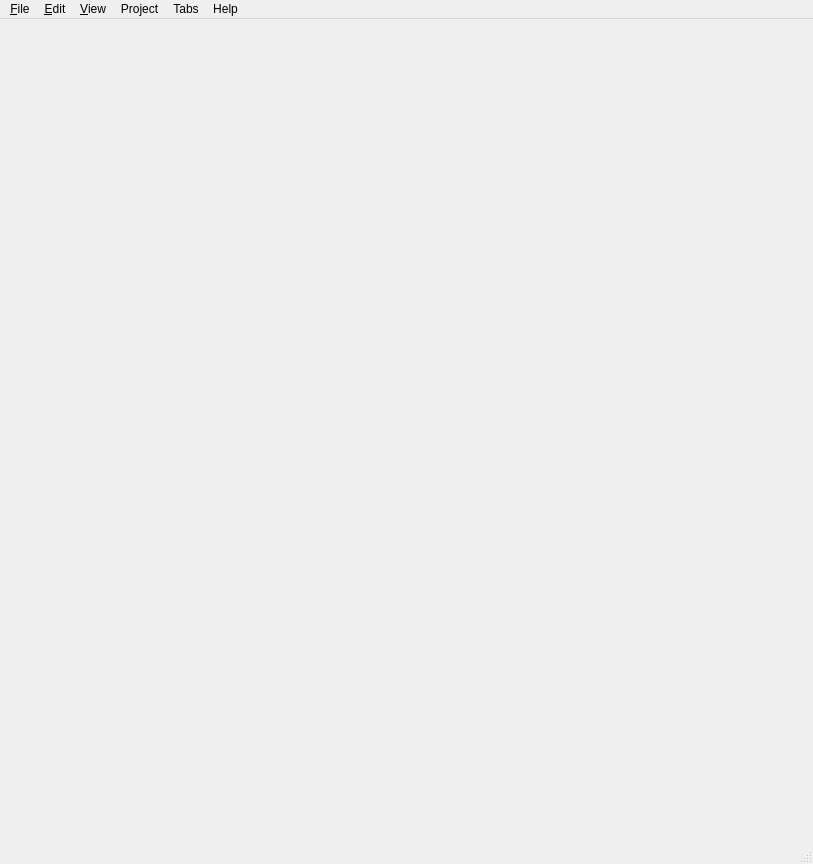
<?xml version="1.0" encoding="UTF-8"?>
<ui version="4.0">
 <class>MainWindow</class>
 <widget class="QMainWindow" name="MainWindow">
  <property name="geometry">
   <rect>
    <x>0</x>
    <y>0</y>
    <width>813</width>
    <height>864</height>
   </rect>
  </property>
  <property name="sizePolicy">
   <sizepolicy hsizetype="Ignored" vsizetype="Ignored">
    <horstretch>0</horstretch>
    <verstretch>0</verstretch>
   </sizepolicy>
  </property>
  <property name="minimumSize">
   <size>
    <width>800</width>
    <height>600</height>
   </size>
  </property>
  <property name="acceptDrops">
   <bool>false</bool>
  </property>
  <property name="windowTitle">
   <string>CEGUI Unified Editor</string>
  </property>
  <property name="windowIcon">
   <iconset resource="../data/Resources.qrc">
    <normaloff>:/icons/ceed.png</normaloff>:/icons/ceed.png</iconset>
  </property>
  <property name="windowOpacity">
   <double>1.000000000000000</double>
  </property>
  <property name="documentMode">
   <bool>true</bool>
  </property>
  <property name="dockNestingEnabled">
   <bool>false</bool>
  </property>
  <property name="unifiedTitleAndToolBarOnMac">
   <bool>false</bool>
  </property>
  <widget class="QWidget" name="centralwidget">
   <property name="sizePolicy">
    <sizepolicy hsizetype="Expanding" vsizetype="Expanding">
     <horstretch>0</horstretch>
     <verstretch>0</verstretch>
    </sizepolicy>
   </property>
   <layout class="QVBoxLayout" name="verticalLayout_3">
    <item>
     <widget class="QTabWidget" name="tabs">
      <property name="tabPosition">
       <enum>QTabWidget::North</enum>
      </property>
      <property name="tabShape">
       <enum>QTabWidget::Rounded</enum>
      </property>
      <property name="currentIndex">
       <number>-1</number>
      </property>
      <property name="iconSize">
       <size>
        <width>16</width>
        <height>16</height>
       </size>
      </property>
      <property name="usesScrollButtons">
       <bool>true</bool>
      </property>
      <property name="documentMode">
       <bool>true</bool>
      </property>
      <property name="tabsClosable">
       <bool>true</bool>
      </property>
      <property name="movable">
       <bool>true</bool>
      </property>
     </widget>
    </item>
   </layout>
  </widget>
  <widget class="QMenuBar" name="menubar">
   <property name="geometry">
    <rect>
     <x>0</x>
     <y>0</y>
     <width>813</width>
     <height>21</height>
    </rect>
   </property>
   <widget class="QMenu" name="menu_File">
    <property name="title">
     <string>&amp;File</string>
    </property>
    <widget class="QMenu" name="menu_New">
     <property name="title">
      <string>&amp;New</string>
     </property>
     <property name="icon">
      <iconset resource="../data/Resources.qrc">
       <normaloff>:/icons/actions/new_file.png</normaloff>:/icons/actions/new_file.png</iconset>
     </property>
     <addaction name="actionNewLayout"/>
     <addaction name="actionNewImageset"/>
     <addaction name="actionNewOtherFile"/>
     <addaction name="separator"/>
     <addaction name="actionNewProject"/>
    </widget>
    <addaction name="menu_New"/>
    <addaction name="actionOpenFile"/>
    <addaction name="actionOpenProject"/>
    <addaction name="separator"/>
    <addaction name="actionCloseTab"/>
    <addaction name="actionCloseProject"/>
    <addaction name="separator"/>
    <addaction name="actionSave"/>
    <addaction name="actionSaveAs"/>
    <addaction name="actionSaveAll"/>
    <addaction name="actionSaveProject"/>
    <addaction name="separator"/>
    <addaction name="actionRecentFiles"/>
    <addaction name="actionRecentProjects"/>
    <addaction name="separator"/>
    <addaction name="actionQuit"/>
   </widget>
   <widget class="QMenu" name="menu_Help">
    <property name="title">
     <string>Help</string>
    </property>
    <addaction name="actionQuickstartGuide"/>
    <addaction name="actionUserManual"/>
    <addaction name="actionWikiPage"/>
    <addaction name="separator"/>
    <addaction name="actionSendFeedback"/>
    <addaction name="actionReportBug"/>
    <addaction name="actionCEGUIDebugInfo"/>
    <addaction name="separator"/>
    <addaction name="actionQt"/>
    <addaction name="actionLicense"/>
    <addaction name="separator"/>
    <addaction name="actionAbout"/>
   </widget>
   <widget class="QMenu" name="menu_Edit">
    <property name="title">
     <string>&amp;Edit</string>
    </property>
    <addaction name="actionUndo"/>
    <addaction name="actionRedo"/>
    <addaction name="actionRevert"/>
    <addaction name="separator"/>
    <addaction name="actionCut"/>
    <addaction name="actionCopy"/>
    <addaction name="actionPaste"/>
    <addaction name="actionDelete"/>
    <addaction name="separator"/>
    <addaction name="actionPreferences"/>
   </widget>
   <widget class="QMenu" name="menu_View">
    <property name="title">
     <string>&amp;View</string>
    </property>
    <addaction name="actionDocksToolbars"/>
    <addaction name="actionStatusbar"/>
    <addaction name="separator"/>
    <addaction name="actionZoomIn"/>
    <addaction name="actionZoomOut"/>
    <addaction name="actionNormalSize"/>
    <addaction name="separator"/>
    <addaction name="actionFullScreen"/>
   </widget>
   <widget class="QMenu" name="menuProject">
    <property name="title">
     <string>Project</string>
    </property>
    <addaction name="actionReloadResources"/>
    <addaction name="separator"/>
    <addaction name="actionProjectSettings"/>
   </widget>
   <widget class="QMenu" name="menuTabs">
    <property name="title">
     <string>Tabs</string>
    </property>
    <addaction name="actionPreviousTab"/>
    <addaction name="actionNextTab"/>
    <addaction name="separator"/>
    <addaction name="actionCloseOtherTabs"/>
    <addaction name="actionCloseAllTabs"/>
   </widget>
   <addaction name="menu_File"/>
   <addaction name="menu_Edit"/>
   <addaction name="menu_View"/>
   <addaction name="menuProject"/>
   <addaction name="menuTabs"/>
   <addaction name="menu_Help"/>
  </widget>
  <widget class="QStatusBar" name="statusbar"/>
  <action name="actionAbout">
   <property name="icon">
    <iconset resource="../data/Resources.qrc">
     <normaloff>:/icons/actions/help_about.png</normaloff>:/icons/actions/help_about.png</iconset>
   </property>
   <property name="text">
    <string>About</string>
   </property>
  </action>
  <action name="actionLicense">
   <property name="text">
    <string>License</string>
   </property>
  </action>
  <action name="actionCloseOtherTabs">
   <property name="icon">
    <iconset resource="../data/Resources.qrc">
     <normaloff>:/icons/actions/close_other_tabs.png</normaloff>:/icons/actions/close_other_tabs.png</iconset>
   </property>
   <property name="text">
    <string>Close Other</string>
   </property>
  </action>
  <action name="actionCloseAllTabs">
   <property name="icon">
    <iconset resource="../data/Resources.qrc">
     <normaloff>:/icons/actions/close_all_tabs.png</normaloff>:/icons/actions/close_all_tabs.png</iconset>
   </property>
   <property name="text">
    <string>Close All</string>
   </property>
  </action>
  <action name="actionQt">
   <property name="text">
    <string>About Qt</string>
   </property>
  </action>
  <action name="actionNewLayout">
   <property name="text">
    <string>Layout</string>
   </property>
  </action>
  <action name="actionNewImageset">
   <property name="text">
    <string>Imageset</string>
   </property>
  </action>
  <action name="actionNewOtherFile">
   <property name="text">
    <string>Other file</string>
   </property>
  </action>
  <action name="actionNewProject">
   <property name="text">
    <string>Project</string>
   </property>
  </action>
  <action name="actionOpenFile">
   <property name="icon">
    <iconset resource="../data/Resources.qrc">
     <normaloff>:/icons/actions/open_file.png</normaloff>:/icons/actions/open_file.png</iconset>
   </property>
   <property name="text">
    <string>Open File</string>
   </property>
  </action>
  <action name="actionOpenProject">
   <property name="icon">
    <iconset resource="../data/Resources.qrc">
     <normaloff>:/icons/actions/open_project.png</normaloff>:/icons/actions/open_project.png</iconset>
   </property>
   <property name="text">
    <string>Open Project</string>
   </property>
  </action>
  <action name="actionCloseProject">
   <property name="icon">
    <iconset resource="../data/Resources.qrc">
     <normaloff>:/icons/actions/close_project.png</normaloff>:/icons/actions/close_project.png</iconset>
   </property>
   <property name="text">
    <string>Close Project</string>
   </property>
  </action>
  <action name="actionQuit">
   <property name="icon">
    <iconset resource="../data/Resources.qrc">
     <normaloff>:/icons/actions/quit.png</normaloff>:/icons/actions/quit.png</iconset>
   </property>
   <property name="text">
    <string>Quit</string>
   </property>
  </action>
  <action name="actionCloseTab">
   <property name="icon">
    <iconset resource="../data/Resources.qrc">
     <normaloff>:/icons/actions/close_tab.png</normaloff>:/icons/actions/close_tab.png</iconset>
   </property>
   <property name="text">
    <string>Close</string>
   </property>
  </action>
  <action name="actionSave">
   <property name="icon">
    <iconset resource="../data/Resources.qrc">
     <normaloff>:/icons/actions/save.png</normaloff>:/icons/actions/save.png</iconset>
   </property>
   <property name="text">
    <string>Save</string>
   </property>
  </action>
  <action name="actionSaveAs">
   <property name="icon">
    <iconset resource="../data/Resources.qrc">
     <normaloff>:/icons/actions/save_as.png</normaloff>:/icons/actions/save_as.png</iconset>
   </property>
   <property name="text">
    <string>Save As...</string>
   </property>
  </action>
  <action name="actionSaveAll">
   <property name="icon">
    <iconset resource="../data/Resources.qrc">
     <normaloff>:/icons/actions/save_all.png</normaloff>:/icons/actions/save_all.png</iconset>
   </property>
   <property name="text">
    <string>Save All</string>
   </property>
  </action>
  <action name="actionSaveProject">
   <property name="icon">
    <iconset resource="../data/Resources.qrc">
     <normaloff>:/icons/actions/save_project.png</normaloff>:/icons/actions/save_project.png</iconset>
   </property>
   <property name="text">
    <string>Save Project</string>
   </property>
  </action>
  <action name="actionRecentFiles">
   <property name="text">
    <string>Recent Files</string>
   </property>
  </action>
  <action name="actionRecentProjects">
   <property name="text">
    <string>Recent Projects</string>
   </property>
  </action>
  <action name="actionDocksToolbars">
   <property name="text">
    <string>&amp;Docks &amp;&amp; Toolbars</string>
   </property>
  </action>
  <action name="actionStatusbar">
   <property name="checkable">
    <bool>true</bool>
   </property>
   <property name="checked">
    <bool>true</bool>
   </property>
   <property name="text">
    <string>Statusbar</string>
   </property>
  </action>
  <action name="actionZoomIn">
   <property name="icon">
    <iconset resource="../data/Resources.qrc">
     <normaloff>:/icons/actions/zoom_in.png</normaloff>:/icons/actions/zoom_in.png</iconset>
   </property>
   <property name="text">
    <string>Zoom In</string>
   </property>
  </action>
  <action name="actionZoomOut">
   <property name="icon">
    <iconset resource="../data/Resources.qrc">
     <normaloff>:/icons/actions/zoom_out.png</normaloff>:/icons/actions/zoom_out.png</iconset>
   </property>
   <property name="text">
    <string>Zoom Out</string>
   </property>
  </action>
  <action name="actionNormalSize">
   <property name="icon">
    <iconset resource="../data/Resources.qrc">
     <normaloff>:/icons/actions/zoom_original.png</normaloff>:/icons/actions/zoom_original.png</iconset>
   </property>
   <property name="text">
    <string>Normal Size</string>
   </property>
  </action>
  <action name="actionFullScreen">
   <property name="icon">
    <iconset resource="../data/Resources.qrc">
     <normaloff>:/icons/actions/view_fullscreen.png</normaloff>:/icons/actions/view_fullscreen.png</iconset>
   </property>
   <property name="text">
    <string>Full Screen</string>
   </property>
   <property name="shortcut">
    <string>F11</string>
   </property>
  </action>
  <action name="actionUndo">
   <property name="icon">
    <iconset resource="../data/Resources.qrc">
     <normaloff>:/icons/actions/undo.png</normaloff>:/icons/actions/undo.png</iconset>
   </property>
   <property name="text">
    <string>Undo</string>
   </property>
  </action>
  <action name="actionRedo">
   <property name="icon">
    <iconset resource="../data/Resources.qrc">
     <normaloff>:/icons/actions/redo.png</normaloff>:/icons/actions/redo.png</iconset>
   </property>
   <property name="text">
    <string>Redo</string>
   </property>
  </action>
  <action name="actionRevert">
   <property name="text">
    <string>Revert</string>
   </property>
  </action>
  <action name="actionCut">
   <property name="icon">
    <iconset resource="../data/Resources.qrc">
     <normaloff>:/icons/actions/cut.png</normaloff>:/icons/actions/cut.png</iconset>
   </property>
   <property name="text">
    <string>Cut</string>
   </property>
  </action>
  <action name="actionCopy">
   <property name="icon">
    <iconset resource="../data/Resources.qrc">
     <normaloff>:/icons/actions/copy.png</normaloff>:/icons/actions/copy.png</iconset>
   </property>
   <property name="text">
    <string>Copy</string>
   </property>
  </action>
  <action name="actionPaste">
   <property name="icon">
    <iconset resource="../data/Resources.qrc">
     <normaloff>:/icons/actions/paste.png</normaloff>:/icons/actions/paste.png</iconset>
   </property>
   <property name="text">
    <string>Paste</string>
   </property>
  </action>
  <action name="actionDelete">
   <property name="icon">
    <iconset resource="../data/Resources.qrc">
     <normaloff>:/icons/actions/delete.png</normaloff>:/icons/actions/delete.png</iconset>
   </property>
   <property name="text">
    <string>Delete</string>
   </property>
  </action>
  <action name="actionPreferences">
   <property name="icon">
    <iconset resource="../data/Resources.qrc">
     <normaloff>:/icons/actions/application_settings.png</normaloff>:/icons/actions/application_settings.png</iconset>
   </property>
   <property name="text">
    <string>Preferences</string>
   </property>
  </action>
  <action name="actionPreviousTab">
   <property name="text">
    <string>Previous Tab</string>
   </property>
   <property name="shortcut">
    <string>Ctrl+PgUp</string>
   </property>
  </action>
  <action name="actionNextTab">
   <property name="text">
    <string>Next Tab</string>
   </property>
   <property name="shortcut">
    <string>Ctrl+PgDown</string>
   </property>
  </action>
  <action name="actionReloadResources">
   <property name="icon">
    <iconset resource="../data/Resources.qrc">
     <normaloff>:/icons/project_management/reload_resources.png</normaloff>:/icons/project_management/reload_resources.png</iconset>
   </property>
   <property name="text">
    <string>Reload Resources</string>
   </property>
  </action>
  <action name="actionProjectSettings">
   <property name="icon">
    <iconset resource="../data/Resources.qrc">
     <normaloff>:/icons/actions/project_settings.png</normaloff>:/icons/actions/project_settings.png</iconset>
   </property>
   <property name="text">
    <string>Settings</string>
   </property>
  </action>
  <action name="actionQuickstartGuide">
   <property name="icon">
    <iconset resource="../data/Resources.qrc">
     <normaloff>:/icons/actions/help_quickstart.png</normaloff>:/icons/actions/help_quickstart.png</iconset>
   </property>
   <property name="text">
    <string>Quickstart Guide</string>
   </property>
  </action>
  <action name="actionUserManual">
   <property name="icon">
    <iconset resource="../data/Resources.qrc">
     <normaloff>:/icons/actions/help_user_manual.png</normaloff>:/icons/actions/help_user_manual.png</iconset>
   </property>
   <property name="text">
    <string>User Manual</string>
   </property>
  </action>
  <action name="actionWikiPage">
   <property name="icon">
    <iconset resource="../data/Resources.qrc">
     <normaloff>:/icons/actions/help_wiki_page.png</normaloff>:/icons/actions/help_wiki_page.png</iconset>
   </property>
   <property name="text">
    <string>Wiki Page</string>
   </property>
  </action>
  <action name="actionSendFeedback">
   <property name="icon">
    <iconset resource="../data/Resources.qrc">
     <normaloff>:/icons/actions/help_feedback.png</normaloff>:/icons/actions/help_feedback.png</iconset>
   </property>
   <property name="text">
    <string>Send Feedback</string>
   </property>
  </action>
  <action name="actionReportBug">
   <property name="text">
    <string>Report Bug</string>
   </property>
  </action>
  <action name="actionCEGUIDebugInfo">
   <property name="text">
    <string>CEGUI Debug Info</string>
   </property>
  </action>
 </widget>
 <resources>
  <include location="../data/Resources.qrc"/>
 </resources>
 <connections/>
</ui>
